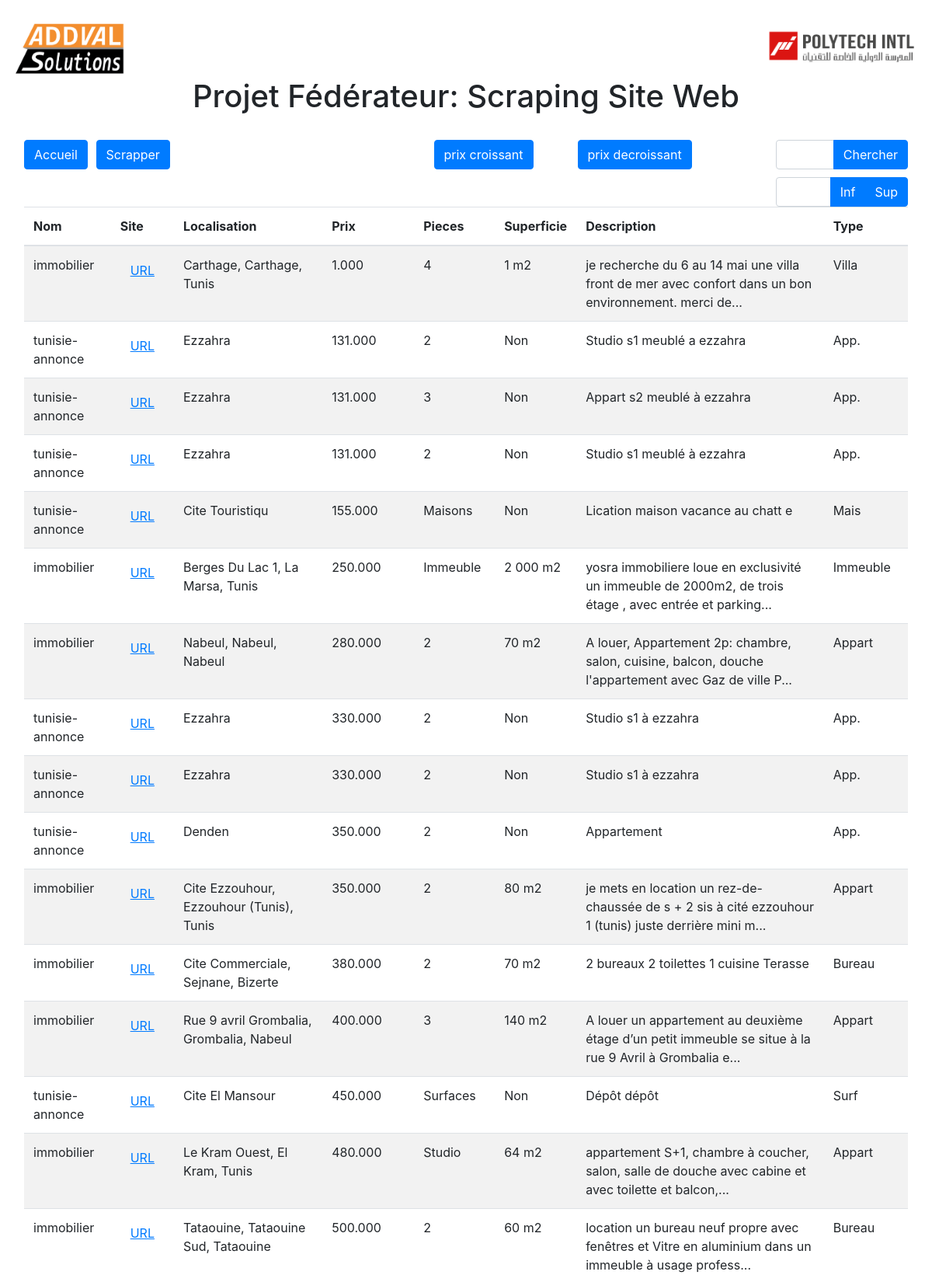
Screenshot of /sortbyprice (upper part) with the database file from the repository.
### realstate/models.py (models this page shows)
class BiensImmobilier(models.Model):
    nom = models.CharField(max_length=255, blank=True, null=True)
    site = models.CharField(max_length=255, blank=True, null=True)
    localisation = models.CharField(max_length=255, blank=True, null=True)
    prix = models.DecimalField(max_digits=99999, decimal_places=3, blank=True, null=True)
    pieces = models.CharField(max_length=255, blank=True, null=True)
    superficie = models.CharField(max_length=255, blank=True, null=True)
    description = models.CharField(max_length=255, blank=True, null=True)
    type = models.CharField(max_length=255, blank=True, null=True)
    page = models.CharField(max_length=50, blank=True, null=True)

### realstate/views.py (the view)
# urls.py: path('sortbyprice', views.sortbyprice, name='sortbyprice'),
def sortbyprice(request):
    biens_immobiliers = BiensImmobilier.objects.all().order_by('prix')
    return render(request, 'index.html', {'biens_immobiliers': biens_immobiliers})

### templates/index.html (shortened to what this page needs)
<!DOCTYPE html>
<html lang="en">
  <head>
    <link
      href="https://cdn.jsdelivr.net/npm/bootstrap@5.3.0-alpha3/dist/css/bootstrap.min.css"
      rel="stylesheet"
    />
    <link
      rel="stylesheet"
      href="https://maxcdn.bootstrapcdn.com/bootstrap/4.0.0-beta/css/bootstrap.min.css"
    />
  </head>
  <body>
    <div class="ml-3 mr-3">
      <div class="row">
        <div class="col-md-12 mt-4 mb-4">
          <img src="../realstate/static/addval.PNG"  alt="addval icon" width="150px">
          <img src="../realstate/static/pi.png"  alt="addval icon" width="200px" align="right">
          <center> <h1> Projet Fédérateur: Scraping Site Web</h1></center>
        </div>
      </div>
      <div class="row container">
        <div  class="col-md-1">
          <a
          href="/index"
          class="btn btn-primary btn-xs"
          >Accueil</a
        >
        </div>
        <div class="col-md-2" >
          <a
          href="/scrap"
          class="btn btn-primary btn-xs"
          >Scrapper</a
        >
        </div>
        <div class="col-md-2 mr-3 mt-5 mb-2" style="position: absolute;
        right: 0px;
        width: 300px;">
          <div class="input-group  mb-5">
            <form action="/sup_inf" method="post">
              <div class="input-group">
                <input
                  required
                  type="number"
                  name="query"
                  class="form-control"
                />
                <button class="btn btn-primary" type="submit" name="inf">Inf</button>
                <button class="btn btn-primary" type="submit" name="sup">Sup</button>
              </div>
            </form>
          </div>
        </div>
        <div class="col-md-2 " style="margin-left: 250px;"  >
          <a
          href="/sortbyprice"
          class="btn btn-primary btn-xs"
          >prix croissant </a
        >
        </div>
        <div class="col-md-2">
          <a
          href="/sortby_price"
          class="btn btn-primary btn-xs"
          >prix decroissant</a
        >
        </div>
        <div class="col-md-2 mr-3" style="position: absolute;
        right: 0px;
        width: 300px;">
          <div class="input-group">
            <form action="/search" method="post" id="search_form">
              <div class="input-group">
                <input
                  required
                  type="text"
                  name="query"
                  class="form-control"
                />
                <a
                  href="#"
                  onclick="$('#search_form').submit();"
                  class="btn btn-primary btn-xs"
                  >Chercher</a
                >
              </div>
            </form>
          </div>
        </div>
      </div>
        <div class="col-md-12 mt-5">
          <table class="table table-striped">
            <thead class="thead-inverse">
              <tr>
                <th>Nom</th>
                <th>Site</th>
                <th>Localisation</th>
                <th>Prix </th>
                <th>Pieces</th>
                <th>Superficie</th>
                <th>Description</th>
                <th>Type</th>
              </tr>
            </thead>
            <tbody class="table-striped">
              {% for bien in biens_immobiliers %}
              <tr>
                <td>{{ bien.nom }}</td>
                <td><a href="{{ bien.site }}" class="btn btn-link" target="_blank">URL</a></td>
                <td>{{ bien.localisation }}</td>
                <td>{{ bien.prix }}</td>
                <td>{{ bien.pieces }}</td>
                <td>{{ bien.superficie }}</td>
                <td>{{ bien.description }}</td>
                <td>{{ bien.type }}</td>
              </tr>
              {% endfor %}
            </tbody>
          </table>
        </div>
      </div>
  </body>
</html>

### rows the page displays
BiensImmobilier: nom "immobilier", localisation "Carthage, Carthage, Tunis", prix "1.000", pieces "4", superficie "1 m2", description "je recherche du 6 au 14 mai une villa front de mer avec confort dans un bon environnement. merci de...", type "Villa"
BiensImmobilier: nom "tunisie-annonce", localisation "Ezzahra", prix "131.000", pieces "2", superficie "Non", description "Studio s1 meublé a ezzahra", type "App."
BiensImmobilier: nom "tunisie-annonce", localisation "Ezzahra", prix "131.000", pieces "3", superficie "Non", description "Appart s2 meublé à ezzahra", type "App."
BiensImmobilier: nom "tunisie-annonce", localisation "Ezzahra", prix "131.000", pieces "2", superficie "Non", description "Studio s1 meublé à ezzahra", type "App."
BiensImmobilier: nom "tunisie-annonce", localisation "Cite Touristiqu", prix "155.000", pieces "Maisons", superficie "Non", description "Lication maison vacance au chatt e", type "Mais"
BiensImmobilier: nom "immobilier", localisation "Berges Du Lac 1, La Marsa, Tunis", prix "250.000", pieces "Immeuble", superficie "2 000 m2", description "yosra immobiliere loue en exclusivité un immeuble de 2000m2, de trois étage , avec entrée et parking...", type "Immeuble"
BiensImmobilier: nom "immobilier", localisation "Nabeul, Nabeul, Nabeul", prix "280.000", pieces "2", superficie "70 m2", description "A louer, Appartement 2p: chambre, salon, cuisine, balcon, douche l'appartement avec Gaz de ville P...", type "Appart"
BiensImmobilier: nom "tunisie-annonce", localisation "Ezzahra", prix "330.000", pieces "2", superficie "Non", description "Studio s1 à ezzahra", type "App."
BiensImmobilier: nom "tunisie-annonce", localisation "Ezzahra", prix "330.000", pieces "2", superficie "Non", description "Studio s1 à ezzahra", type "App."
BiensImmobilier: nom "tunisie-annonce", localisation "Denden", prix "350.000", pieces "2", superficie "Non", description "Appartement", type "App."
BiensImmobilier: nom "immobilier", localisation "Cite Ezzouhour, Ezzouhour (Tunis), Tunis", prix "350.000", pieces "2", superficie "80 m2", description "je mets en location un rez-de-chaussée de s + 2 sis à cité ezzouhour 1 (tunis) juste derrière mini m...", type "Appart"
BiensImmobilier: nom "immobilier", localisation "Cite Commerciale, Sejnane, Bizerte", prix "380.000", pieces "2", superficie "70 m2", description "2 bureaux 2 toilettes 1 cuisine Terasse", type "Bureau"
BiensImmobilier: nom "immobilier", localisation "Rue 9 avril Grombalia, Grombalia, Nabeul", prix "400.000", pieces "3", superficie "140 m2", description "A louer un appartement au deuxième étage d’un petit immeuble se situe à la rue 9 Avril à Grombalia e...", type "Appart"
BiensImmobilier: nom "tunisie-annonce", localisation "Cite El Mansour", prix "450.000", pieces "Surfaces", superficie "Non", description "Dépôt dépôt", type "Surf"
BiensImmobilier: nom "immobilier", localisation "Le Kram Ouest, El Kram, Tunis", prix "480.000", pieces "Studio", superficie "64 m2", description "appartement S+1, chambre à coucher, salon, salle de douche avec cabine et avec toilette et balcon,...", type "Appart"
BiensImmobilier: nom "immobilier", localisation "Tataouine, Tataouine Sud, Tataouine", prix "500.000", pieces "2", superficie "60 m2", description "location un bureau neuf propre avec fenêtres et Vitre en aluminium dans un immeuble à usage profess...", type "Bureau"
